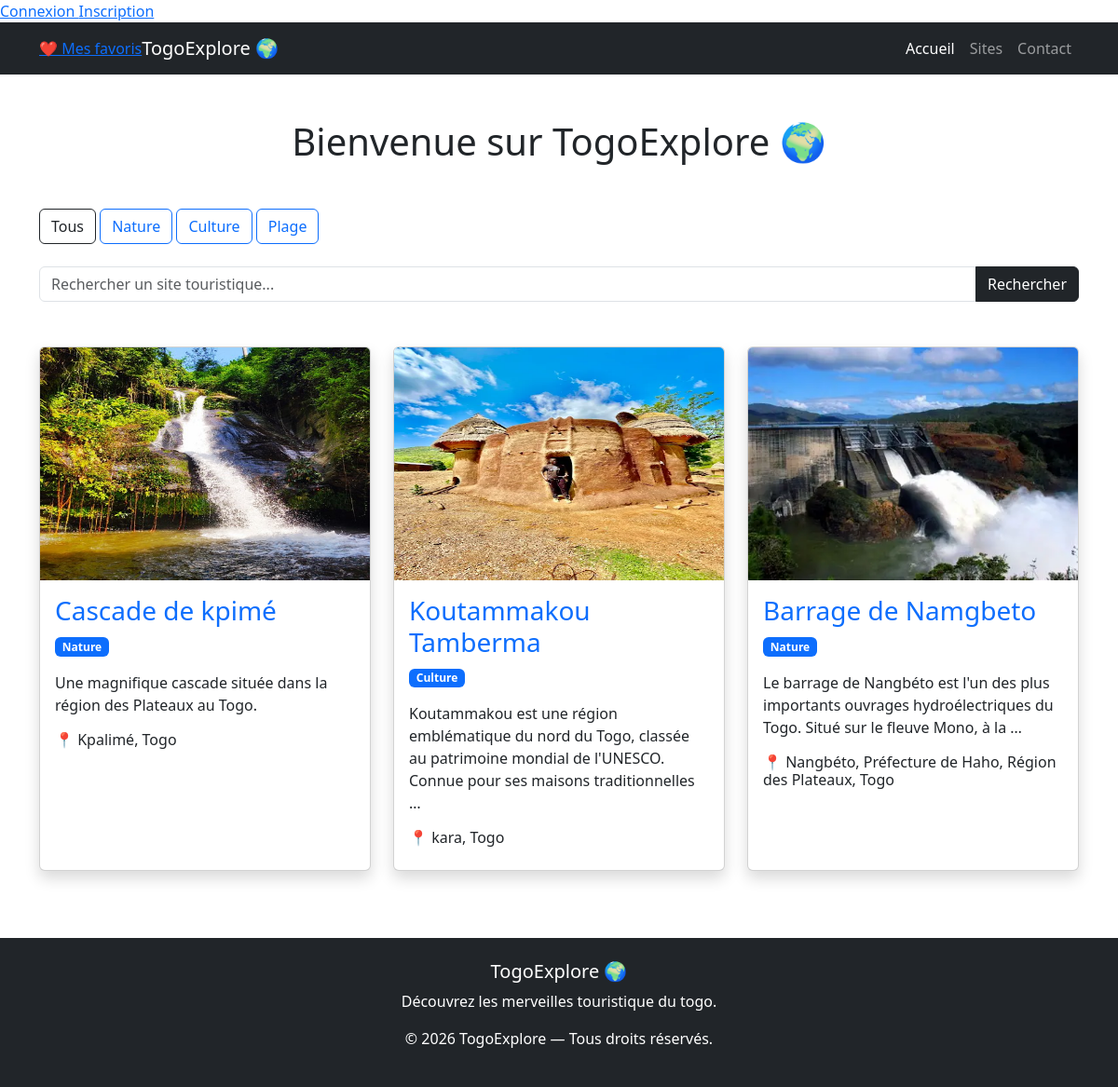
The app's page /, older data.
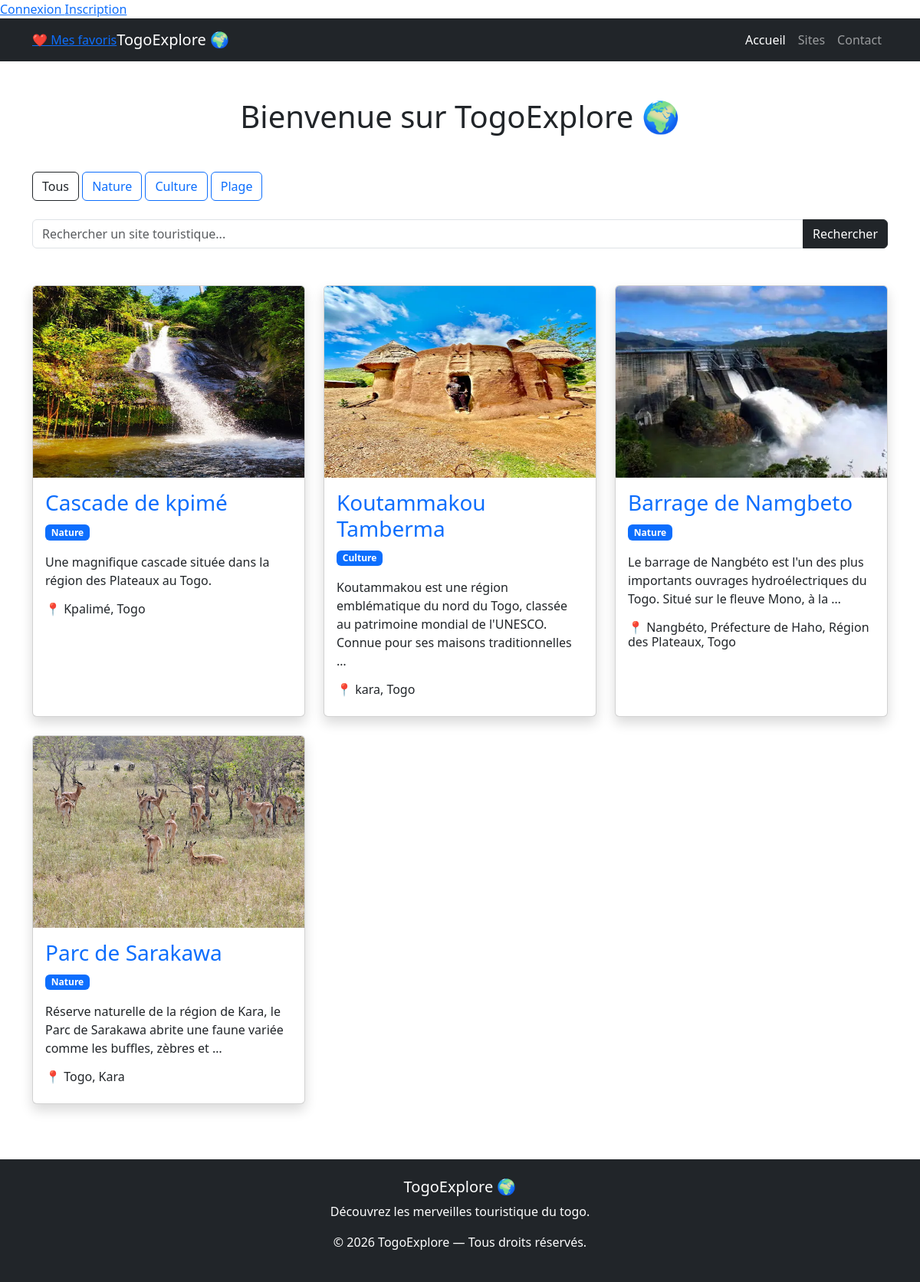
The same page, newer data.
### tourism/models.py (models this page shows, shortened)
class Category(models.Model):
    name = models.CharField(max_length=100)
    def __str__(self):
        return self.name

class TouristSite(models.Model):
    name = models.CharField(max_length=200)
    description = models.TextField()
    location = models.CharField(max_length=255)
    image = models.ImageField(upload_to='site/')
    category = models.ForeignKey(
        Category,
        on_delete=models.CASCADE,
        null=True,
        blank=True
    )
    latitude = models.FloatField(null=True, blank=True)
    longitude = models.FloatField(null=True, blank=True)
    created_at = models.DateTimeField(auto_now_add=True)

### tourism/views.py (the view)
# urls.py: 2. Add a URL to urlpatterns:  path('', views.home, name='home')
def home(request):
    query = request.GET.get('q')
    category_id = request.GET.get('category')
    sites = TouristSite.objects.all()
    if query:
        sites = sites.filter(name__icontains=query)
    if category_id:
        sites = sites.filter(category_id=category_id)
    categories = Category.objects.all()
    context = {
        'sites': sites,
        'categories': categories
    }
    return render(request, 'tourism/index.html', context)

### tourism/templates/tourism/index.html (shortened to what this page needs)
{% load static %}
<!DOCTYPE html>
<html lang="fr">
<head>
    <link href="https://cdn.jsdelivr.net/npm/bootstrap@5.3.7/dist/css/bootstrap.min.css" rel="stylesheet">
</head>
<body>
{% if user.is_authenticated %}
<p>Bonjour {{ user.username }}</p>
<a href="{% url 'logout' %}">
    Déconnexion
</a>
{% else %}
<a href="{% url 'login' %}">
    Connexion
</a>
<a href="{% url 'register' %}">
    Inscription
</a>
{% endif %}
    <nav class="navbar navbar-expand-lg navbar-dark bg-dark">
        <div class="container">
            <a href="{% url 'favorites' %}">
                ❤️ Mes favoris
            </a>
            <a class="navbar-brand" href="/">
                TogoExplore 🌍
            </a>
            <div class="collapse navbar-collapse" id="navbarNav">
                <ul class="navbar-nav ms-auto">
                    <li class="nav-item">
                        <a class="nav-link active" href="/">
                            Accueil
                        </a>
                    </li>
                    <li class="nav-item">
                        <a class="nav-link" href="/">
                            Sites
                        </a>
                    </li>
                    <li class="nav-item">
                        <a class="nav-link" href="{% url 'contact' %}">
                            Contact
                        </a>
                    </li>
                </ul>
            </div>
        </div>
    </nav>
    <div class="container mt-5">
        <h1 class="text-center mb-5">
            Bienvenue sur TogoExplore 🌍
        </h1>
        <div class="mb-4">
    <a href="/" class="btn btn-outline-dark">
        Tous
    </a>
    {% for category in categories %}
        <a href="/?category={{ category.id }}"
           class="btn btn-outline-primary">
            {{ category.name }}
        </a>
    {% endfor %}
</div>
        <div class="row">
          <form method="GET" class="mb-5">
    <div class="input-group">
        <input type="text"
               name="q"
               class="form-control"
               placeholder="Rechercher un site touristique...">
        <button class="btn btn-dark">
            Rechercher
        </button>
    </div>
</form>
            {% for site in sites %}
            <div class="col-md-4 mb-4">
                <div class="card shadow h-100">
                    <img src="{{ site.image.url }}"
                         class="card-img-top"
                         height="250">
                    <div class="card-body">
                        <h3 class="card-title">
                            <a href="{% url 'site_detail' site.id %}"
                               class="text-decoration-none">
                                {{ site.name }}
                            </a>
                        </h3>
                        <p class="badge bg-primary">
                        {{ site.category }}
                        </p>
                        <p class="card-text">
                            {{ site.description|truncatewords:20 }}
                        </p>
                        <h6>
                            📍 {{ site.location }}
                        </h6>
                    </div>
                </div>
            </div>
            {% endfor %}
        </div>
    </div>
<footer class="bg-dark text-white mt-5 p-4">
      <div class="container text-center">
          <h5>TogoExplore 🌍</h5>
          <p>
            Découvrez les merveilles touristique du togo.
          </p>
          <p>
            © 2026 TogoExplore — Tous droits réservés.
          </p>
      </div>
</footer>
</body>
</html>

Row changes from the older to the newer data that the page shows:
added TouristSite: image (picture), name "Parc de Sarakawa", category "Nature", description "Réserve naturelle de la région de Kara, le Parc de Sarakawa abrite une faune variée comme les buffles, zèbres et …", location "Togo, Kara"
